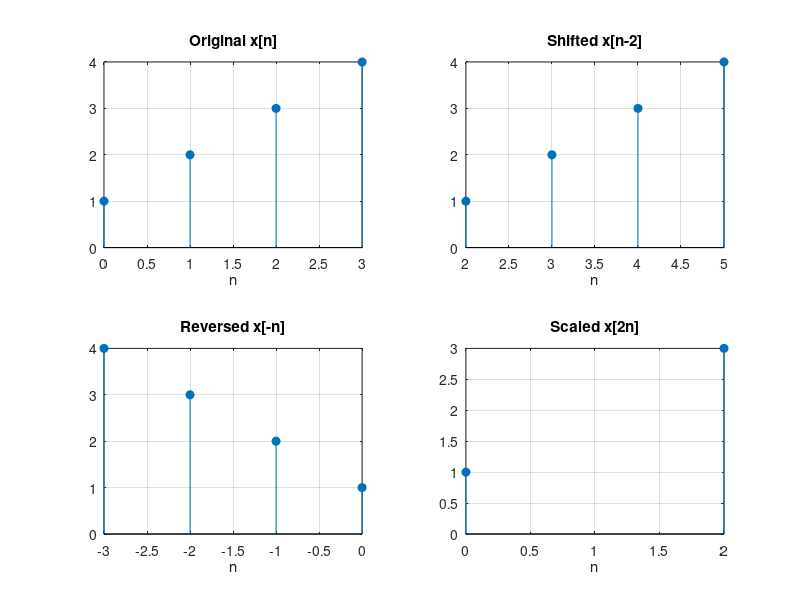

Source code (MATLAB):
x = [1 2 3 4];
n = 0:3;

n_shift = n + 2;           % x[n-2] 
x_shift = x;

n_rev = -fliplr(n);        % x[-n] 
x_rev = fliplr(x);

n_scale = n(1:2:end);      % x[2n] 
x_scale = x(1:2:end);

figure;
subplot(2,2,1); stem(n,x,'filled');             title('Original x[n]');     xlabel('n'); grid on;
subplot(2,2,2); stem(n_shift,x_shift,'filled'); title('Shifted x[n-2]');    xlabel('n'); grid on;
subplot(2,2,3); stem(n_rev,x_rev,'filled');     title('Reversed x[-n]');    xlabel('n'); grid on;
subplot(2,2,4); stem(n_scale,x_scale,'filled'); title('Scaled x[2n]');      xlabel('n'); grid on;

disp('Verify x = xe + xo (next problem)');
